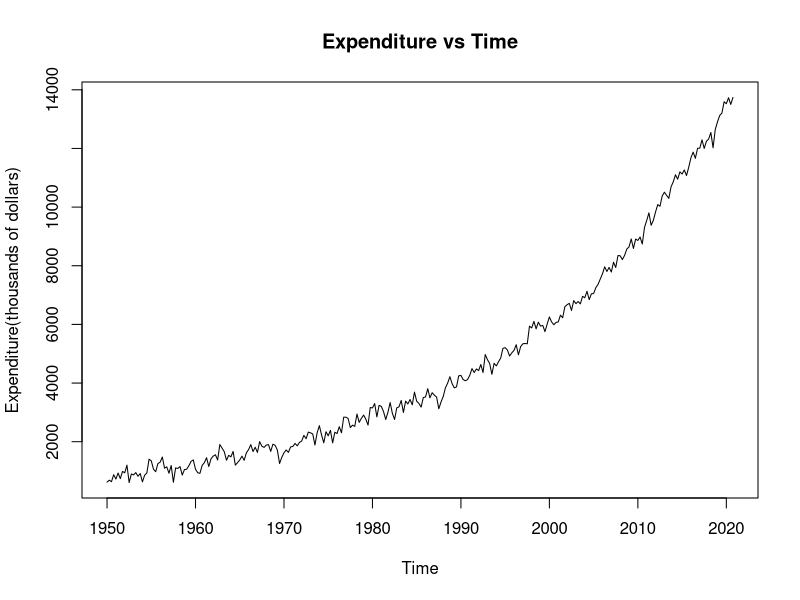
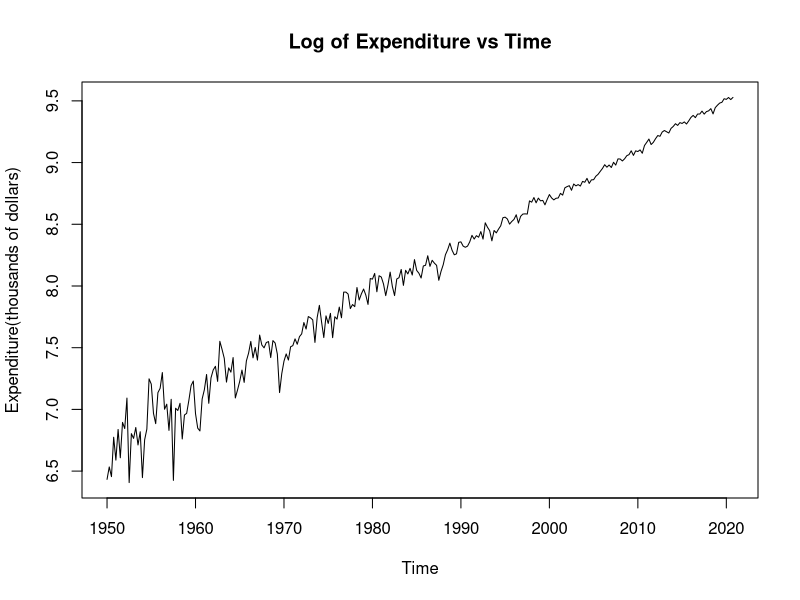
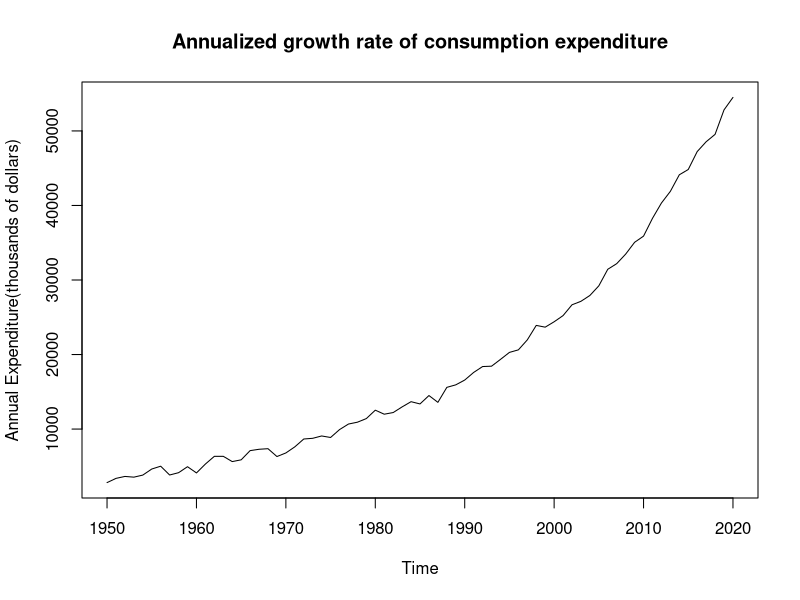
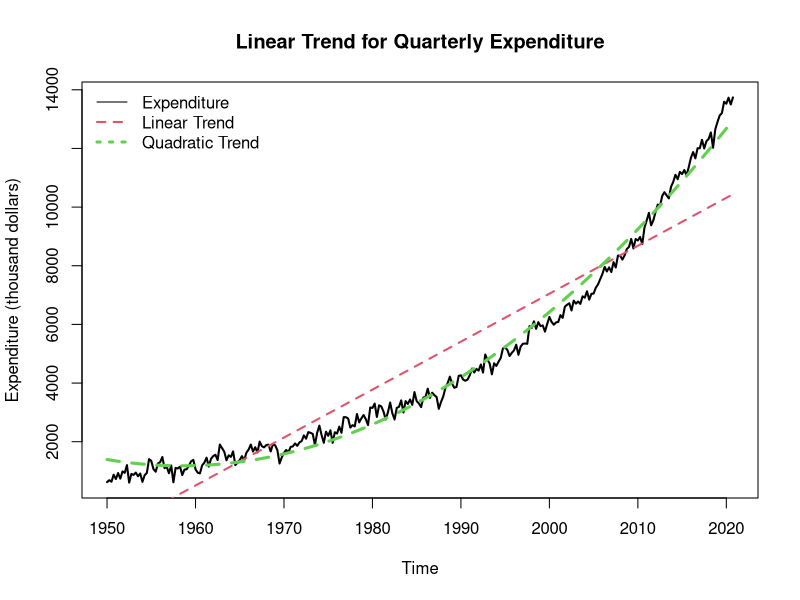
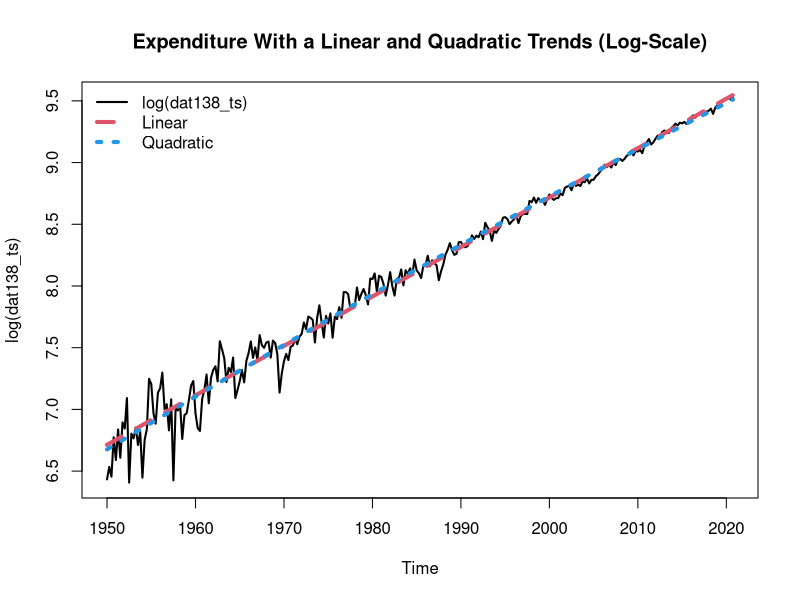
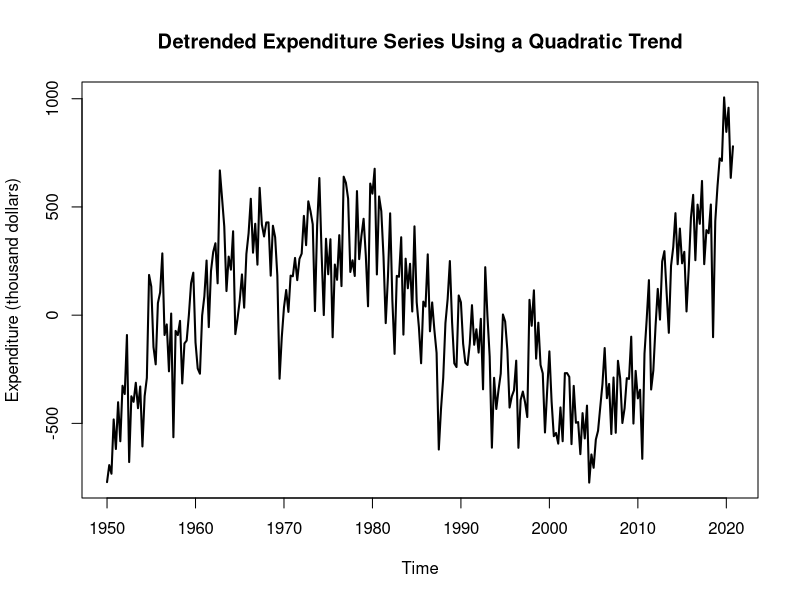
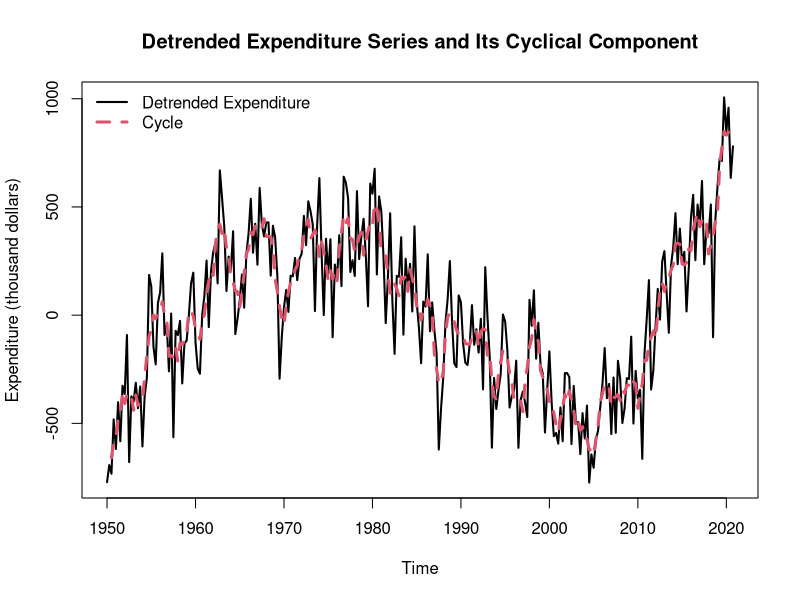
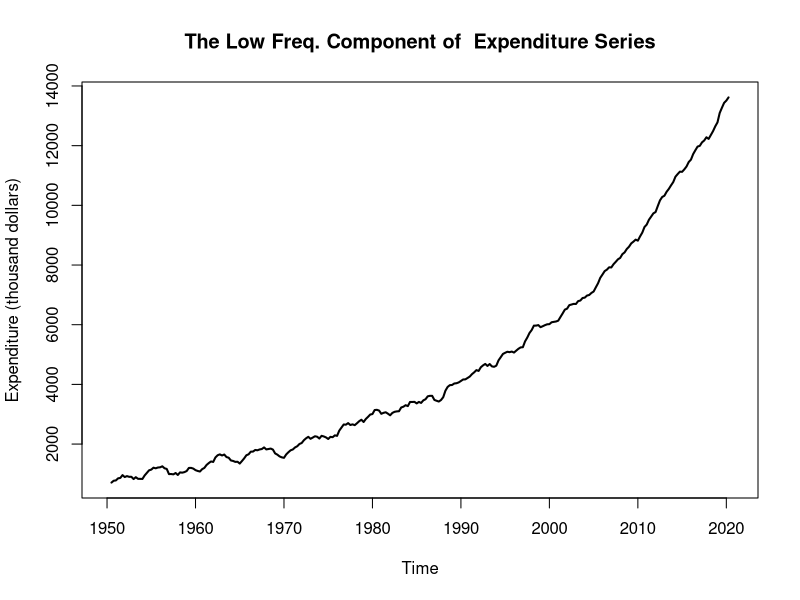

The R source for these figures, in order: (Note: this script raises an error after producing the figures.)
# Import data from csv file
imported_data <- read.csv("assignment_data/dat138.csv")

# Subset data to include only the expenditure column
dat138 <- imported_data[,3]

# convert to time series object
dat138_ts <- ts(dat138, frequency=4, start=1950) 

# Create Decimal dates from time series object
dat138_t <- time(dat138_ts) 

## Part A: Visualization
### 1. Plot the series using a line chart. Briefly describe what you see: 

# Plot the series using a line chart
plot(dat138_ts,
     ylab="Expenditure(thousands of dollars)", # y axis title
     xlab = "Time", # x axis title
     main="Expenditure vs Time" # main chart title
)

### 2. Answer the previous question using the log-scale. 
# Plot the series using a line chart
plot(log(dat138_ts),
     ylab="Expenditure(thousands of dollars)", # y axis title
     xlab = "Time", # x axis title
     main="Log of Expenditure vs Time" # main chart title
)


### 3. To better see how the growth rate evolves through time, plot the annualized growth rate of consumption expenditure. 

# create annualized data
dat138Y <- aggregate(dat138_ts, nfrequency = 1, FUN = sum)

# Plot the series using a line chart
plot(dat138Y,
     ylab="Annual Expenditure(thousands of dollars)", # y axis title
     xlab = "Time", # x axis title
     main="Annualized growth rate of consumption expenditure" # main chart title
)


## Part B: Time Series Decomposition

### 1. Fit a linear and quadratic trends to your series. 
# Then, create a line chart with your original series and the two trends. 
dat138coefT <- coef(lm(dat138_ts~dat138_t))
trend <- dat138coefT[1] + dat138coefT[2]*dat138_t

dat138_t2 <- dat138_t^2
dat138coefT2 <- coef(lm(dat138_ts~dat138_t+dat138_t2))
trend2 <- dat138coefT2[1] + dat138coefT2[2]*dat138_t + dat138coefT2[3]*dat138_t2

plot(dat138_ts,
     ylab="Expenditure (thousand dollars)",
     main="Linear Trend for Quarterly Expenditure",
     lwd=2)
lines(trend, col=2, lty=2, lwd=2)
lines(trend2, col=3, lty=2, lwd=3)
legend("topleft", c("Expenditure","Linear Trend","Quadratic Trend"), col=1:3,
       lty=1:3, lwd=1:3, bty='n')


### 2. Fit a linear and quadratic trends to the log of your series. 
# Then, create a line chart with the log of your series and the two trends. 
ldat183 <- log(dat138_ts)

lcoefT <- coef(lm(ldat183~dat138_t)) ## linear coefficients
lcoefT2 <- coef(lm(ldat183~dat138_t+dat138_t2)) ## quadratic coefficients
ltrend <- lcoefT[1] + lcoefT[2]*dat138_t ## linear trend
ltrend2 <- lcoefT2[1] + lcoefT2[2]*dat138_t + lcoefT2[3]*dat138_t2 ## quadratic trend


plot(ldat183, lwd=2, main="Expenditure With a Linear and Quadratic Trends (Log-Scale)",
     ylab="log(dat138_ts)")
lines(ltrend, col=2, lty=2, lwd=4)
lines(ltrend2, col=4, lty=3, lwd=4)
legend("topleft", c("log(dat138_ts)", "Linear","Quadratic"), col=c(1,2,4), lty=1:3,
       lwd=c(2,4,4), bty='n')


## Answer the following questions using the log of your series and the trends computed in question 2.

### 3. Plot the detrended series using the trend that best fit the series. 

# Linear trend
#plot(dat138_ts-trend, lwd=2,main="Detrended Expenditure Series Using a Linear Trend", 
#ylab="Expenditure (thousand dollars)")

# Quadratic Trend
plot(dat138_ts-trend2, lwd=2,
     main="Detrended Expenditure Series Using a Quadratic Trend",
     ylab="Expenditure (thousand dollars)")



### 4. Using a moving average of order 5, compute the cyclical component of your series. 
# Then, plot the cycle and briefly describe what you see: interpret the values of some peaks and troughs.
CSI <- dat138_ts-trend2
C <- filter(CSI, filter=rep(1/5,5))

plot(CSI, lwd=2,
     main="Detrended Expenditure Series and Its Cyclical Component",
     ylab="Expenditure (thousand dollars)")
lines(C, col=2, lwd=3, lty=2)
legend("topleft", c("Detrended Expenditure", "Cycle"), col=1:2, lty=1:2,
       lwd=2:3, bty='n') 


# 5. Plot the low frequency of your series and briefly describe what you see.
CT <- trend2+C
plot(CT, lwd=2,
     main="The Low Freq. Component of  Expenditure Series",
     ylab="Expenditure (thousand dollars)") 


# 6. Compute the seasonal component and represent it on a bar chart (only the 4 quarters). Interpret the four seasonal values.

Dec <- decompose(CSI, filter=rep(1/5,5))

S <- Dec$figure 
barplot(S, main="Expenditure Series Seasonal Component",
        names.arg=c("Q1","Q2","Q3","Q4"))

# Part C: Comovement
# Create a scatter plot of your series expressed in logs against the selected series also expressed in logs.
impoted_dat1 <- read.csv("assignment_data/dat1.csv")
dat1 <- impoted_dat1[,3]

dat1_ts <- ts(dat1, frequency=4, start=1950)
dat1_t <- time(dat1_ts)

ldat1 <- log(dat1_ts)


plot(ldat1,ldat183,
     ylab="Log of Dat138",xlab="Log of Dat1",
     main="Log of Dat138 vs Log Dat1")



# Using the log of the selected series, compute its cyclical component. 
# Then create a scatter plot of this cycle with the cycle of your series computed in Part B.
dat1coefT <- coef(lm(ldat1~dat1_t))
dat1trend <- dat1coefT[1] + dat1coefT[2]*dat1_t

dat1_t2 <- dat1_t^2
dat1coefT2 <- coef(lm(ldat1~dat1_t+dat1_t2))
dat1trend2 <- dat1coefT2[1] + dat1coefT2[2]*dat1_t + dat1coefT2[3]*dat1_t2

# Extracting the Cyclical Component of Temperature Anomalies
CSI_dat1  <- ldat1-dat1trend2
Dec_dat1  <- decompose(CSI_dat1, filter=rep(1/5,5))
Des_dat1  <- dat1_ts - Dec_dat1$seasonal


CSI_ldat138 <- ldat183-ltrend2
Dec_ldat138 <- decompose(CSI_ldat138, filter=rep(1/5,5))
Des_ldat138 <- dat138_ts - Dec_dat1$seasonal

C_dat138 <- Dec_ldat138$trend
C_dat1  <- Dec_dat1$trend
plot(C_dat138, C_dat1, pch=21, col=1, bg=1,
     main="Comovement Between the Cyclical Components of
 Dat138 and Dat1",
     xlab="Dat138 Expenditure (thousand dollars)", ylab="Dat1 Expenditure (thousand dollars)")


# Looking at the two scatter plots, what can you say about the type of comovement between the two series?

cyclical_component_dat <- cbind(C_dat138, C_dat1)
plot(exp_dat,
     main="Cyclical Components of Expenditures in thousand dollars for Dat138 and Dat1")





















